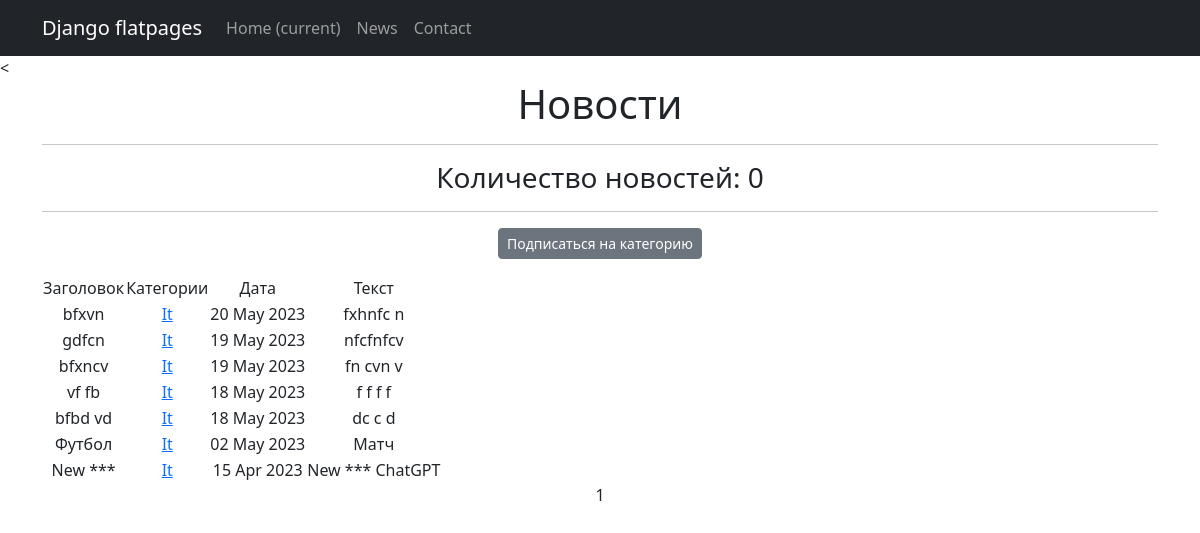
Screenshot of /news/categories/4 with the database file from the repository.
### news/models.py (models this page shows, shortened)
class Post(models.Model):
    author = models.ForeignKey(Author, on_delete=models.CASCADE)
    NEWS = 'NW'
    ARTICLE = 'AR'
    CATEGORY_CHOICES = (
        (NEWS, 'Новость'),
        (ARTICLE, 'Статья'),
    )
    categoryType = models.CharField(max_length=2, choices=CATEGORY_CHOICES, default=ARTICLE)
    dateCreation = models.DateTimeField(auto_now_add=True)
    postCategory = models.ManyToManyField(Category, through='PostCategory')
    title = models.CharField(max_length=128)
    text = models.TextField()
    rating = models.SmallIntegerField(default=0)

class Category(models.Model):
    name = models.CharField(max_length=64, unique=True)
    subscribers = models.ManyToManyField(User, related_name='categories')
    def __str__(self):
        return self.name.title()

### news/views.py (the view)
# urls.py: path('categories/<int:pk>', CategoryListView.as_view(), name='category_list'),
class CategoryListView(PostList):
    model = Post
    template_name = 'news/category_list.html'
    context_object_name = 'category_news_list'
    def get_queryset(self):
        self.postCategory = get_object_or_404(Category, id=self.kwargs['pk'])
        queryset = Post.objects.filter(postCategory=self.postCategory).order_by('-dateCreation')
        return queryset
    def get_context_data(self, **kwargs):
        context = super().get_context_data(**kwargs)
        context['is_not_subscriber'] = self.request.user not in self.postCategory.subscribers.all()
        context['category'] = self.postCategory
        return context

### news/templatetags/censor.py (called while the page is built)
@register.filter()
def censor(message: str):
    variants = ['bot', 'игры'] # непристойные выражения
    ln = len(variants)
    filtred_message = ''
    string = ''
    pattern = '*' # чем заменять непристойные выражения
    for i in message:
        string += i
        string2 = string.lower()
        flag = 0
        for j in variants:
            if not string2 in j:
                flag += 1
            if string2 == j:
                filtred_message += pattern * len(string)
                flag -= 1
                string = ''
        if flag == ln:
            filtred_message += string
            string = ''
    if string2 != '' and string2 not in variants:
        filtred_message += string
    elif string2 != '':
        filtred_message += pattern * len(string)
    return filtred_message

### templates/news/category_list.html (shortened to what this page needs)
{% extends 'flatpages/default.html' %}
{% load censor %}
{% block content %}
<h1>Новости</h1>
<hr>
   <h3>Количество новостей: {{ news|length }}</h3>
<hr>
    {% if is_not_subscriber %}
<p class="text-center"><a href="{% url 'subscribe' category.id %}" class="btn btn-secondary btn-sm">Подписаться на категорию</a></p>
    {% endif %}
   {% if category_news_list %}
       <table>
           <tr>
               <td>Заголовок</td>
               <td>Категории</td>
               <td>Дата</td>
               <td>Текст</td>
           </tr>
           {% for new in category_news_list %}
           <tr>
               <td>{{ new.title|censor }}</td>
               <td>
               {% for category in new.postCategory.all %}
                   <a href="{% url 'category_list' category.id %}">{{category}}</a>
               {% endfor %}
               </td>
               <td>{{ new.dateCreation|date:'d M Y' }}</td>
               <td>{{ new.text|truncatechars:20|censor }}</td>
               <td>
                </td>
           </tr>
           {% endfor %}
       </table>
   {% else %}
       <h2>Новостей нет!</h2>
   {% endif %}
   {{ page_obj.number }}
{% endblock content %}

### rows the page displays
Post: title|censor "bfxvn", dateCreation "20 May 2023", text|censor "fxhnfc n"
Category: name "It"
Post: title|censor "gdfcn", dateCreation "19 May 2023", text|censor "nfcfnfcv"
Post: title|censor "bfxncv", dateCreation "19 May 2023", text|censor "fn cvn v"
Post: title|censor "vf fb", dateCreation "18 May 2023", text|censor "f f f f"
Post: title|censor "bfbd vd", dateCreation "18 May 2023", text|censor "dc c d"
Post: title|censor "Футбол", dateCreation "02 May 2023", text|censor "Матч"
Post: title|censor "New ***", dateCreation "15 Apr 2023", text|censor "New *** ChatGPT"

### other values shown
{{ news|length }} "0"
{{ page_obj.number }} "1"
